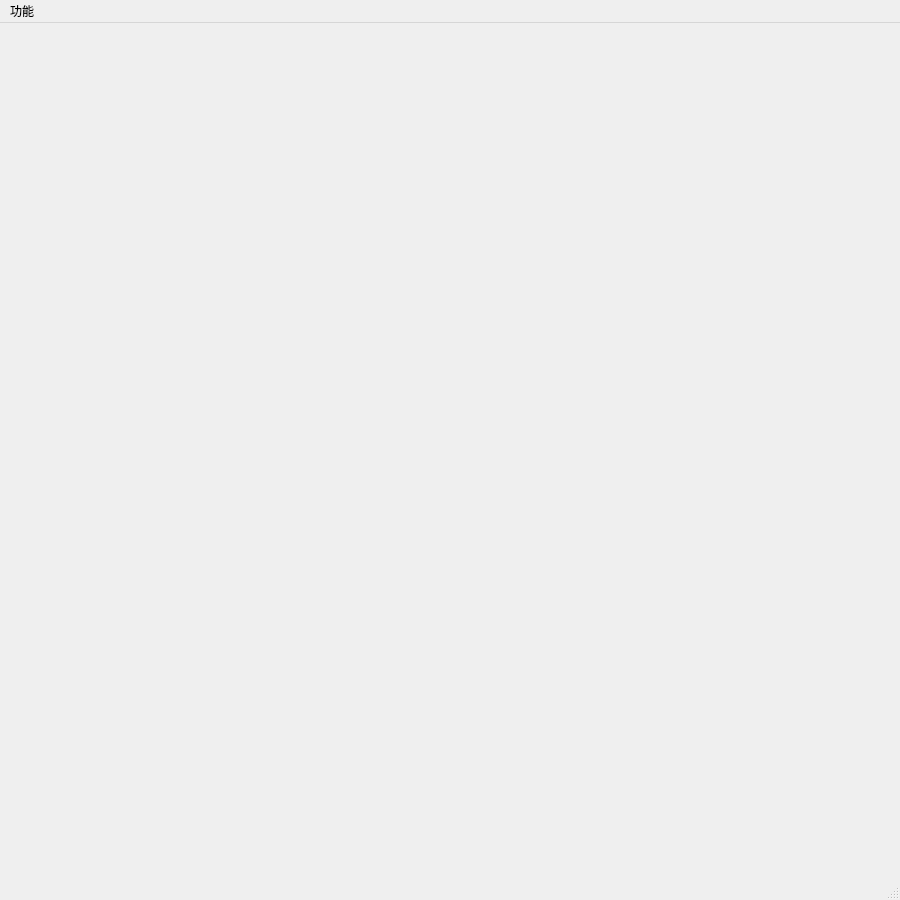
<?xml version="1.0" encoding="UTF-8"?>
<ui version="4.0">
 <class>GameWindow</class>
 <widget class="QMainWindow" name="GameWindow">
  <property name="geometry">
   <rect>
    <x>0</x>
    <y>0</y>
    <width>900</width>
    <height>900</height>
   </rect>
  </property>
  <property name="windowTitle">
   <string>MainWindow</string>
  </property>
  <widget class="QWidget" name="centralwidget"/>
  <widget class="QMenuBar" name="menubar">
   <property name="geometry">
    <rect>
     <x>0</x>
     <y>0</y>
     <width>900</width>
     <height>21</height>
    </rect>
   </property>
   <widget class="QMenu" name="func">
    <property name="title">
     <string>功能</string>
    </property>
    <addaction name="actionreload"/>
    <addaction name="separator"/>
    <addaction name="revocation"/>
    <addaction name="separator"/>
    <addaction name="actionclose"/>
   </widget>
   <addaction name="func"/>
  </widget>
  <widget class="QStatusBar" name="statusbar"/>
  <action name="actionreload">
   <property name="text">
    <string>重新开始</string>
   </property>
  </action>
  <action name="actionclose">
   <property name="text">
    <string>退出</string>
   </property>
  </action>
  <action name="revocation">
   <property name="text">
    <string>撤回</string>
   </property>
  </action>
 </widget>
 <resources/>
 <connections/>
</ui>
